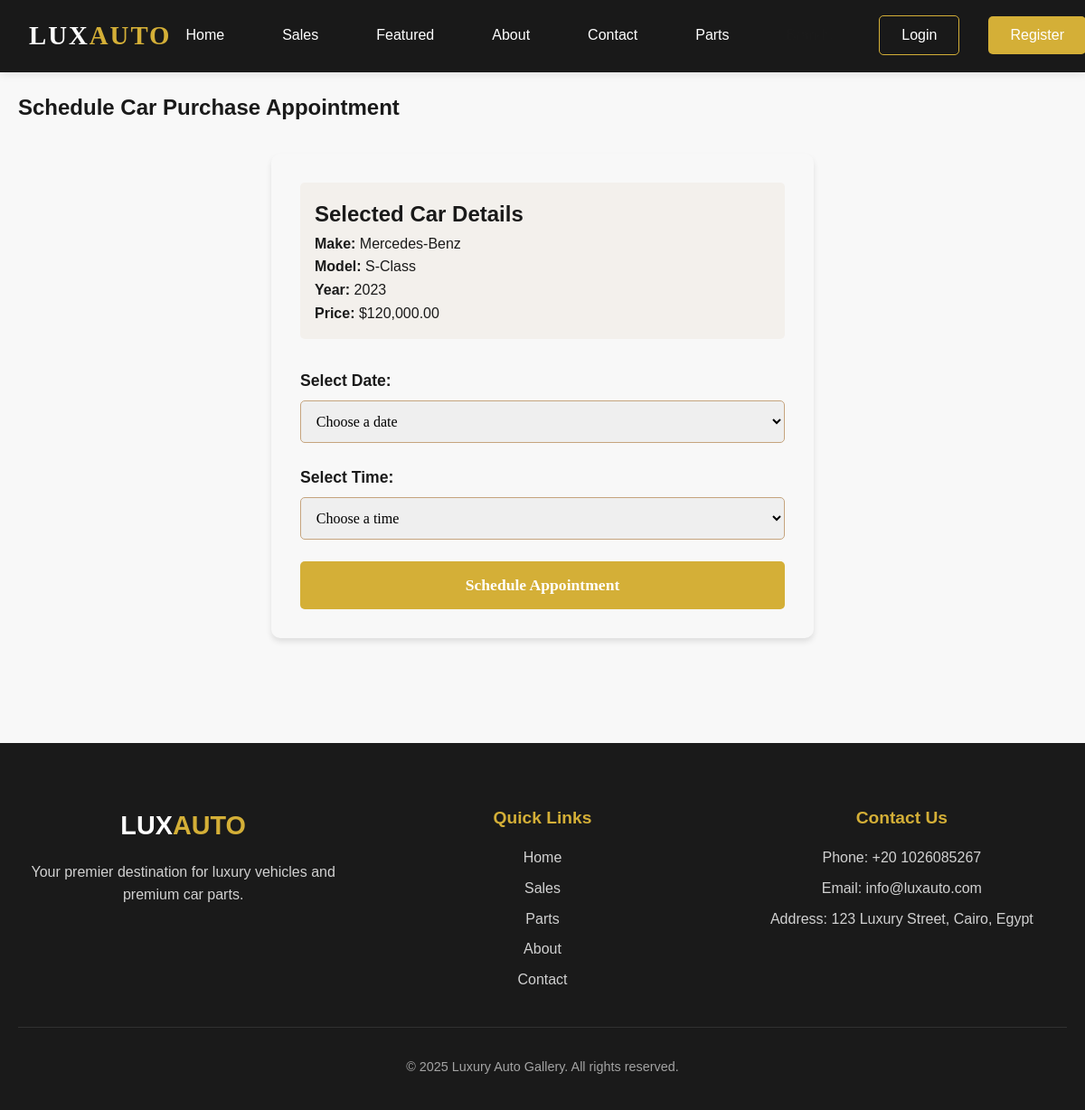
/purchase_car.php?car_id=1, run on the app's committed database.
### tables this page shows
CREATE TABLE IF NOT EXISTS cars (
    id INT AUTO_INCREMENT PRIMARY KEY,
    make VARCHAR(100) NOT NULL,
    model VARCHAR(100) NOT NULL,
    year INT NOT NULL,
    price DECIMAL(10,2) NOT NULL,
    description TEXT,
    image_url VARCHAR(255),
    created_at TIMESTAMP DEFAULT CURRENT_TIMESTAMP
);

### purchase_car.php (the view, shortened to what this page needs)
<?php
require_once 'db_config.php';
?>
<!DOCTYPE html>
<html lang="en">
<head>
    <link rel="stylesheet" href="CarCss.css">
</head>
<body>
    <?php include 'nav.php'; ?>
    <section class="appointment-section">
        <div class="container">
            <h1>Schedule Car Purchase Appointment</h1>
            <div class="appointment-form">
                <div class="car-details">
                    <h2>Selected Car Details</h2>
                    <?php
                    if (isset($_GET['car_id'])) {
                        $stmt = $conn->prepare("SELECT * FROM cars WHERE id = ?");
                        $stmt->bind_param("i", $_GET['car_id']);
                        $stmt->execute();
                        $result = $stmt->get_result();
                        $car = $result->fetch_assoc();
                        if ($car) {
                            echo "<p><strong>Make:</strong> " . htmlspecialchars($car['make']) . "</p>";
                            echo "<p><strong>Model:</strong> " . htmlspecialchars($car['model']) . "</p>";
                            echo "<p><strong>Year:</strong> " . htmlspecialchars($car['year']) . "</p>";
                            echo "<p><strong>Price:</strong> $" . number_format($car['price'], 2) . "</p>";
                        }
                    }
                    ?>
                </div>
                <form method="POST">
                    <div class="form-group">
                        <label for="appointment_date">Select Date:</label>
                        <select name="appointment_date" id="appointment_date" required>
                            <option value="">Choose a date</option>
                        </select>
                    </div>
                    <div class="form-group">
                        <label for="appointment_time">Select Time:</label>
                        <select name="appointment_time" id="appointment_time" required>
                            <option value="">Choose a time</option>
                        </select>
                    </div>
                    <button type="submit" name="purchase_car" class="submit-btn">Schedule Appointment</button>
                </form>
            </div>
        </div>
    </section>
    <?php include 'footer.php'; ?>
</body>
</html>

### CarCss.css (style rules this page uses)
* { margin: 0; padding: 0; box-sizing: border-box; }
:root { --primary-color: #1a1a1a; --secondary-color: #c5a47e; --accent-color: #d4af37; --light-color: #f8f8f8; --dark-grey: #2c2c2c; --medium-grey: #4a4a4a; --light-grey: #e0e0e0; --transition-speed: 0.4s; --card-shadow: 0 10px 30px rgba(0, 0, 0, 0.08); --hover-shadow: 0 15px 40px rgba(197, 164, 126, 0.15); }
body { font-family: 'Playfair Display', Arial, sans-serif; line-height: 1.6; background-color: var(--light-color); color: var(--primary-color); overflow-x: hidden; padding-top: 80px; }
.container { max-width: 1200px; margin: 0 auto; padding: 0 20px; }
.container { max-width: 1200px; margin: 0 auto; padding: 20px; }
.form-group { margin-bottom: 15px; }
label { display: block; margin-bottom: 5px; font-weight: bold; }
button { background-color: #4CAF50; color: white; padding: 10px 20px; border: none; border-radius: 4px; cursor: pointer; font-size: 16px; }
.form-group { position: relative; }
.submit-btn { background: var(--secondary-color); color: var(--primary-color); padding: 1rem 2rem; border: none; border-radius: 10px; font-size: 1.1rem; font-weight: 600; cursor: pointer; transition: all 0.3s ease; font-family: 'Playfair Display', serif; border: 1px solid var(--secondary-color); }
.form-group label { display: block; margin-bottom: 0.5rem; color: var(--primary-color); font-weight: 600; font-size: 1.1rem; }

### purchase_car.php (style rules this page uses)
.appointment-form { max-width: 600px; margin: 2rem auto; padding: 2rem; background: var(--background-color); border-radius: 10px; box-shadow: 0 4px 6px rgba(0, 0, 0, 0.1); }
.form-group { margin-bottom: 1.5rem; }
.form-group label { display: block; margin-bottom: 0.5rem; color: var(--primary-color); font-weight: bold; }
.form-group select, .form-group input { width: 100%; padding: 0.8rem; border: 1px solid var(--secondary-color); border-radius: 5px; font-size: 1rem; font-family: 'Playfair Display', serif; }
.submit-btn { background: var(--accent-color); color: white; padding: 1rem 2rem; border: none; border-radius: 5px; cursor: pointer; width: 100%; font-size: 1.1rem; transition: background 0.3s ease; }
.car-details { margin-bottom: 2rem; padding: 1rem; background: rgba(197, 164, 126, 0.1); border-radius: 5px; }

### data on the page
cars: make "Mercedes-Benz", model "S-Class", year "2023", price "120,000.00"
